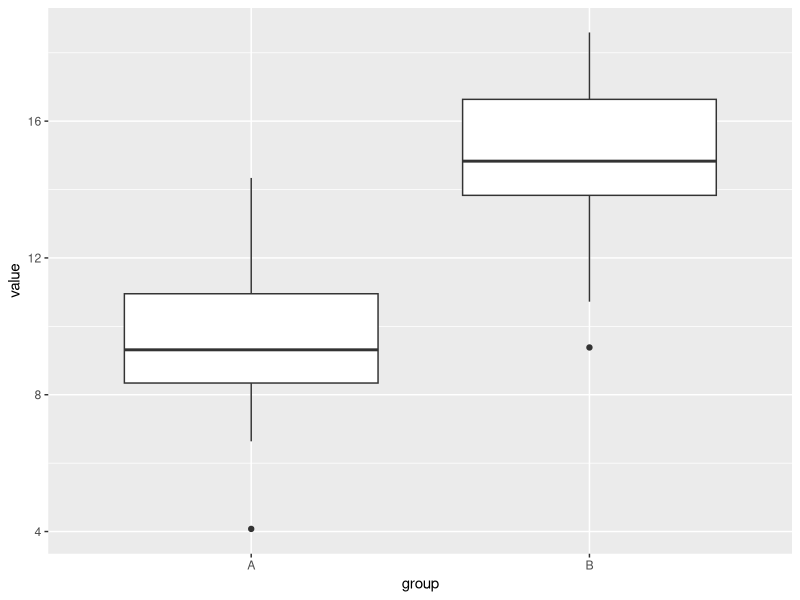

Here is the R script that generated this plot:
library(ggplot2)

# データセットの作成
df <- data.frame(
  group = rep(c("A", "B"), each = 50),
  value = c(rnorm(50, 10, 2), rnorm(50, 15, 2))
)

# 箱ひげ図の作成
ggplot(data = df, aes(x = group, y = value)) + 
  geom_boxplot()